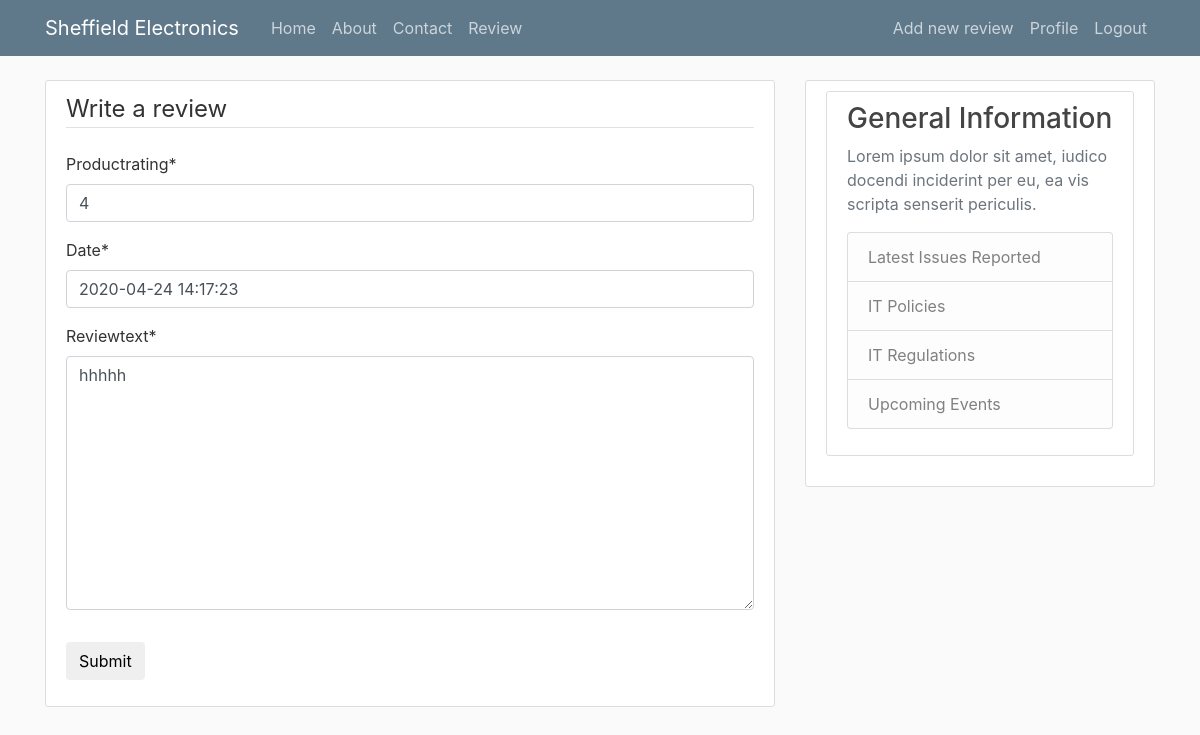
The app's page /review/15/update/ (signed in) with its own data.
### itreporting/models.py (models this page shows, shortened)
class Review(models.Model):
	productrating=models.CharField(max_length=5)
	reviewtext=models.TextField()
	date=models.DateTimeField(default=timezone.now)
	author=models.ForeignKey(User,on_delete=models.CASCADE)

### itreporting/views.py (the view, shortened to what this page needs)
# urls.py: path('review/<int:pk>/update/', PostUpdateView.as_view(), name='review-update'),
class PostUpdateView(LoginRequiredMixin, UserPassesTestMixin, UpdateView):
	model = Review
	fields = ['productrating', 'date', 'reviewtext']
	def test_func(self):
		review = self.get_object()
		if self.request.user == review.author:
			return True
		return False

### itreporting/templates/itreporting/review_form.html (shortened to what this page needs)
{% extends "itreporting/base.html" %}
{% load crispy_forms_tags %}
{% block content %}
<div class="content-section">
<form method="POST">
<fieldset class="form-group">
	<legend class="border-bottom mb-4">
	Write a review
	</legend>
{{ form|crispy }}
</fieldset>
<div class="form-group">
	<button class="btn brn-outline-info" type="submit">
Submit </button>
</div>
</form>
</div>
{% endblock content %}

### itreporting/static/css/styles.css (style rules this page uses)
body { background: #fafafa; color: #333333; margin-top: 5rem; }
.content-section { background: #ffffff; padding: 10px 20px; border: 1px solid #dddddd; border-radius: 3px; margin-bottom: 20px; }

### records on screen
Review: productrating "4", date "2020-04-24 14:17:23", reviewtext "hhhhh"
